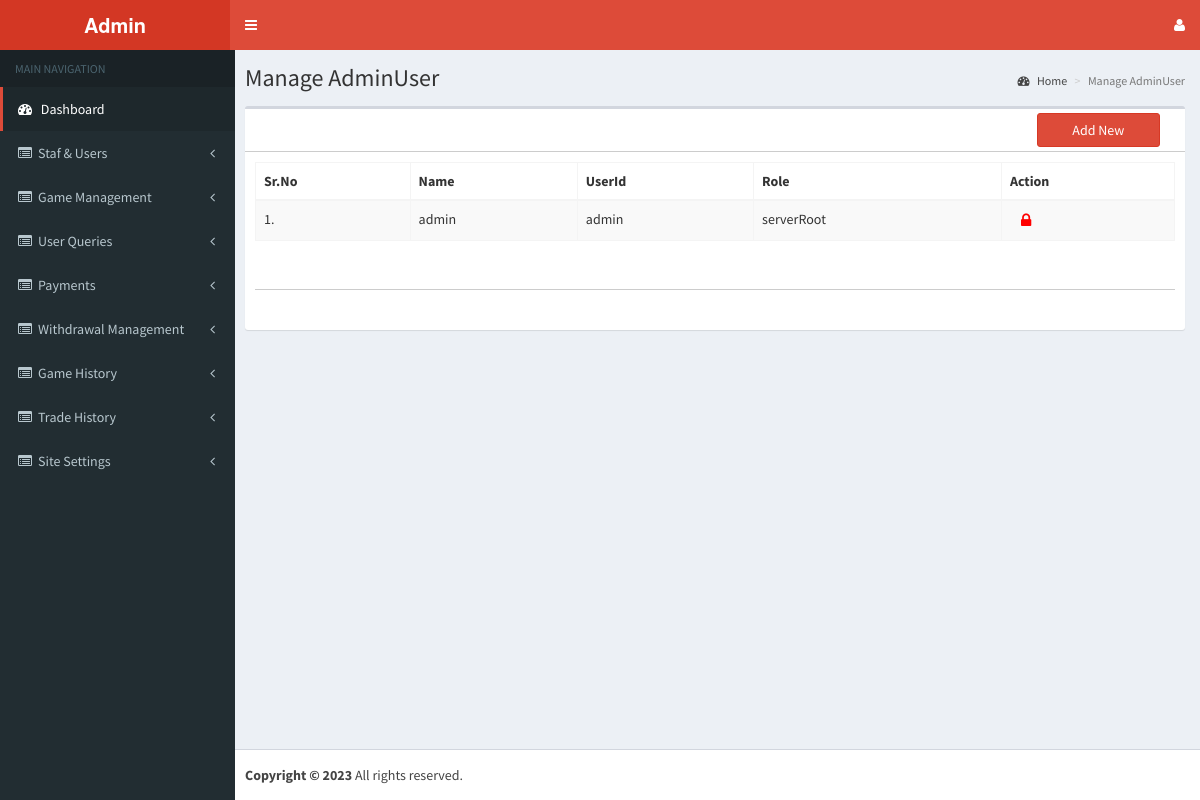
/admin/manage_adminuser.php (signed in), run on the app's committed database.
### tables this page shows
CREATE TABLE `services` (
  `id` int(11) NOT NULL,
  `services` varchar(255) NOT NULL,
  `url` varchar(255) NOT NULL,
  `status` varchar(255) NOT NULL
);

CREATE TABLE `role` (
  `id` int(11) NOT NULL,
  `role` varchar(255) NOT NULL,
  `created_date` timestamp NOT NULL DEFAULT current_timestamp(),
  `status` smallint(6) NOT NULL
);

### admin/manage_adminuser.php (the view, shortened to what this page needs)
<!DOCTYPE html>
<html>
<head>
  <link rel="stylesheet" href="bootstrap/css/bootstrap.min.css">
  <link rel="stylesheet" href="css/font-awesome.min.css">
  <link rel="stylesheet" href="css/ionicons.min.css">
  <link rel="stylesheet" href="dist/css/AdminLTE.min.css">
  <link rel="stylesheet" href="dist/css/skins/_all-skins.min.css">
  <link rel="stylesheet" href="plugins/iCheck/flat/blue.css">
  <link rel="stylesheet" href="plugins/morris/morris.css">
  <link rel="stylesheet" href="plugins/jvectormap/jquery-jvectormap-1.2.2.css">
  <link rel="stylesheet" href="plugins/datepicker/datepicker3.css">
  <link rel="stylesheet" href="plugins/daterangepicker/daterangepicker-bs3.css">
  <link rel="stylesheet" href="plugins/bootstrap-wysihtml5/bootstrap3-wysihtml5.min.css">
<link rel="stylesheet" href="plugins/datatables/dataTables.bootstrap.css">
<link rel="stylesheet" href="plugins/select2/select2.min.css">
<link rel="stylesheet" href="plugins/iCheck/all.css">
     <link rel="stylesheet" href="css/app.css" id="maincss">
</head>
<body class="hold-transition skin-red sidebar-mini">
<div class="wrapper">
<?php include ("include/connection.php");?>
<?php include ("include/header.inc.php");?>
 <?php include ("include/navigation.inc.php");?>
  <div class="content-wrapper">
    <section class="content-header">
      <h1>Manage AdminUser</h1>
      <ol class="breadcrumb">
        <li><a href="desktop.php"><i class="fa fa-dashboard"></i> Home</a></li>
        <li class="active">Manage AdminUser</li>
      </ol>
    </section>
    <section class="content">
      <div class="row">
        <div class="col-xs-12">
          <div class="box">
            <div class="box-header box-header2">
             <div class="col-sm-10">
         </div>
              <div class="col-sm-2">
              <div class="pull-right-btn">
       <a href="add_AdminUser.php" class="btn btn-block btn-danger">Add New</a>
       </div>
       </div>
            </div>
            <div class="box-body">
            <form id="formID" name="formID" method="post" action="#" enctype="multipart/form-data">
              <table id="example1" class="table table-bordered table-striped">
                <thead>
                <tr>
                <th>Sr.No</th>
                  <th >Name</th>
                  <th>UserId</th>
                  <th>Role</th>
                  <th>Action</th>
                </tr>
                </thead>
                <tbody>
     <?php
  $Query=mysqli_query($con,"select * from `tbl_admin` order by id desc");
  $i=0;
  while($row=mysqli_fetch_array($Query)){$i++;
   ?>
                <tr>
                  <td><?php echo $i;?>.</td>
                  <td><?php echo @$row["name"]; ?></td>
              <td><?php echo @$row["admin_name"]; ?></td>
                 <td><?php
			   $role = mysqli_query($con,"SELECT * FROM `role` where `id`='".$row["role"]."'");
			   $row_role = mysqli_fetch_array( $role );
			  echo @$row_role["role"]; ?></td>
                   <td>
 &nbsp;&nbsp;&nbsp; <a href="javascript:void(0);" onClick="resetpassword(<?php echo $row['id'];?>)" class="update-person" style="color:#f00; font-size:16px;" title="Reset Password"><i class="fa fa-lock"></i></a>
      </td>
                </tr>
        <?php }?>
                </tbody>
              </table>
              <div class="box-header box-header2" style="margin-bottom: 10px;">&nbsp; </div>
<div class="row">
<div class="col-sm-10"></div>
              <div class="col-sm-2">
            </div>
              </div>
              </form>
            </div>
          </div>
        </div>
      </div>
    </section>
  </div>
<?php include("include/footer.inc.php");?></div>
</body>
</html>

### admin/include/navigation.inc.php (shortened to what this page needs)
<aside class="main-sidebar">
  <section class="sidebar">
    <ul class="sidebar-menu">
      <li class="header">MAIN NAVIGATION</li>
      <?php $session_role=$_SESSION['role_id'];
$url = basename($_SERVER['PHP_SELF']) . '';
$chkurl=mysqli_query($con,"select `id`,`p_id` from `child_menu` where `url`='".$url."' and `status`='1'");
$chkurl_result=mysqli_fetch_array($chkurl);
$chk= $chkurl_result['p_id'];
$valurl=mysqli_query($con,"SELECT * FROM `task` where `role_id`='".$session_role."' And task  like '%$chk%' and `status`='1'");
$val_row=mysqli_num_rows($valurl);
if($val_row=='0'){
session_start();
session_unset();
session_destroy();
header("location:index.php?msg1=notauthorized");
	}else{
$task=mysqli_query($con,"select * from `task` where `role_id`='".$session_role."' and `status`='1'");
$task_result=mysqli_fetch_array($task);
$taskid=$task_result['task'];
$parent=mysqli_query($con,"Select * from `services` where id in($taskid) And `status`='1'");
	while(@$parent_array=mysqli_fetch_array($parent)){
		if($parent_array['url']=='desktop.php'){
		?>
      <li class="active treeview"> <a href="<?php echo $parent_array['url']; ?>"> <i class="fa fa-dashboard"></i> <span><?php echo $parent_array['services']; ?></span> </a></li>
      <?php }
      	else if($parent_array['url']=='manage_user.php'){
		?>
      <li class="treeview"> <a href="<?php echo $parent_array['url']; ?>"> <i class="fa fa-list-alt"></i> <span><?php echo $parent_array['services']; ?></span> </a></li>
      <?php }
      else if($parent_array['url']=='manage_tradehistory.php'){
		?>
      <li class="treeview"> <a href="<?php echo $parent_array['url']; ?>"> <i class="fa fa-list-alt"></i> <span><?php echo $parent_array['services']; ?></span> </a></li>
      <?php }
       else if($parent_array['url']=='reward_system.php'){
		?>
      <li class="treeview"> <a href="<?php echo $parent_array['url']; ?>"> <i class="fa fa-list-alt"></i> <span><?php echo $parent_array['services']; ?></span> </a></li>
      <?php }
       else if($parent_array['url']=='manage_winresult.php'){
		?>
      <li class="treeview"> <a href="<?php echo $parent_array['url']; ?>"> <i class="fa fa-list-alt"></i> <span><?php echo $parent_array['services']; ?></span> </a></li>
      <?php }
       else if($parent_array['url']=='manage_transaction.php'){
		?>
      <li class="treeview"> <a href="<?php echo $parent_array['url']; ?>"> <i class="fa fa-list-alt"></i> <span><?php echo $parent_array['services']; ?></span> </a></li>
      <?php }
       else if($parent_array['url']=='current_game_report.php'){
		?>
      <li class="treeview"> <a href="<?php echo $parent_array['url']; ?>"> <i class="fa fa-list-alt"></i> <span><?php echo $parent_array['services']; ?></span> </a></li>
      <?php }
      else if($parent_array['url']=='user_bet_records.php'){
		?>
      <li class="treeview"> <a href="<?php echo $parent_array['url']; ?>"> <i class="fa fa-list-alt"></i> <span><?php echo $parent_array['services']; ?></span> </a></li>
      <?php }
      else if($parent_array['url']=='user_result.php'){
		?>
      <li class="treeview"> <a href="<?php echo $parent_array['url']; ?>"> <i class="fa fa-list-alt"></i> <span><?php echo $parent_array['services']; ?></span> </a></li>
      <?php }
       else if($parent_array['url']=='red_envelope.php'){
		?>
      <li class="treeview"> <a href="<?php echo $parent_array['url']; ?>"> <i class="fa fa-list-alt"></i> <span><?php echo $parent_array['services']; ?></span> </a></li>
      <?php }
      else{?>
      <li class="treeview"> <a href="<?php echo $parent_array['url']; ?>"> <i class="fa fa-list-alt"></i><span><?php echo $parent_array['services']; ?></span><i class="fa fa-angle-left pull-right"></i></a>
      </li>
      <?php }
	 }}
	 ?>
    </ul>
  </section><br />
</aside>

### data on the page
services: services "Dashboard"
services: services "Staf & Users"
services: services "Game Management"
services: services "User Queries"
services: services "Payments"
services: services "Withdrawal Management"
services: services "Game History"
services: services "Trade History"
services: services "Site Settings"
